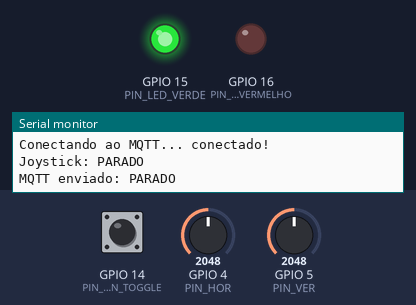
Bench run of a sketch on a simulated ESP32-S3. Parts: output pins drawn as LEDs (lit = HIGH), the last lines printed to the serial monitor. The test bench sets the inputs (shaded band); at power-on: GPIO 14 (PIN_BUTTON_TOGGLE) HIGH, GPIO 4 (PIN_HOR) = 2048, GPIO 5 (PIN_VER) = 2048. WiFi joins after 1.5 s; servers stay silent unless stated; no MQTT or app messages arrive unless stated.

Above: at 3.2 s.
3.3 s: GPIO 14 (PIN_BUTTON_TOGGLE) pulled LOW for 0.15 s
At 4.5 s:
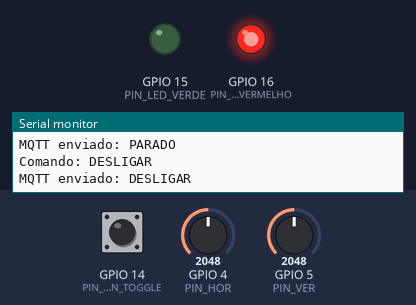
4.9 s: GPIO 14 (PIN_BUTTON_TOGGLE) pulled LOW for 1 s
At 6.1 s:
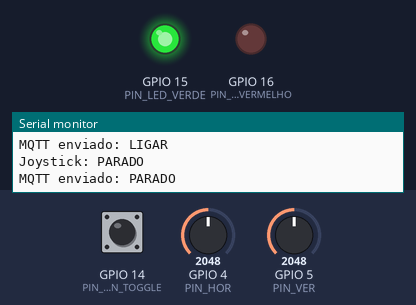
7.4 s: GPIO 4 (PIN_HOR) set to 2501
8.9 s: GPIO 4 (PIN_HOR) set to 2612
10.4 s: GPIO 5 (PIN_VER) set to 2486
11.9 s: GPIO 5 (PIN_VER) set to 2598
Timing chart, 0 to 14.4 s (numbered marks = the images above; inputs shaded):
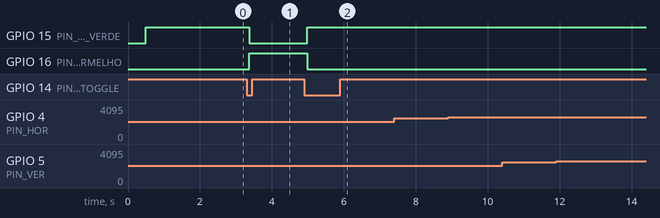

The sketch:

sketch.ino
```cpp
// Controle ESP32-S3 no Velxio para o robo fisico.
// Requer a biblioteca PubSubClient. Nao requer secrets.h.
// Compativel com robo_fisico.ino: movimento reenviado a cada 500 ms.

#include <WiFi.h>
#include <PubSubClient.h>

const char* WIFI_SSID = "Velxio-GUEST";
const char* MQTT_BROKER = "broker.hivemq.com";
const int MQTT_PORT = 1883;
const char* TOPICO_COMANDO = "cimatec/iot/monitorargado/robo/cmd";

WiFiClient wifiClient;
PubSubClient mqtt(wifiClient);

const int PIN_LED_VERDE = 15;
const int PIN_LED_VERMELHO = 16;
const int PIN_BUTTON_TOGGLE = 14;
const int PIN_HOR = 4;
const int PIN_VER = 5;
const int PIN_SEL = 6;

const int CENTRO = 2047;
const int TOLERANCIA = 500;
const unsigned long ATRASO_DEBOUNCE = 50;
const unsigned long INTERVALO_RECONEXAO_MQTT = 2000;
const unsigned long INTERVALO_REENVIO_JOYSTICK = 500;

bool roboLigado = true;
bool ultimoEstadoLeitura = HIGH;
bool estadoEstavelBotao = HIGH;
unsigned long ultimoTempoDebounce = 0;
unsigned long ultimaTentativaMQTT = 0;
unsigned long ultimoEnvioJoystick = 0;
String ultimoComandoJoystick = "";

void enviarComando(const char* comando) {
  if (mqtt.connected()) {
    bool enviado = mqtt.publish(TOPICO_COMANDO, comando);
    Serial.print(enviado ? "MQTT enviado: " : "Falha MQTT: ");
    Serial.println(comando);
  } else {
    Serial.print("MQTT desconectado. Comando nao enviado: ");
    Serial.println(comando);
  }
}

void conectarWiFi() {
  WiFi.mode(WIFI_STA);
  WiFi.begin(WIFI_SSID);
  Serial.print("Conectando ao Wi-Fi Velxio");
  while (WiFi.status() != WL_CONNECTED) {
    delay(300);
    Serial.print(".");
  }
  Serial.println("\nWi-Fi conectado!");
  Serial.println(WiFi.localIP());
}

void reconectarMQTT() {
  if (mqtt.connected()) return;
  if (millis() - ultimaTentativaMQTT < INTERVALO_RECONEXAO_MQTT) return;
  ultimaTentativaMQTT = millis();
  String id = "controle-robo-" + String((uint32_t)ESP.getEfuseMac(), HEX);
  Serial.print("Conectando ao MQTT... ");
  if (mqtt.connect(id.c_str())) {
    Serial.println("conectado!");
    ultimoComandoJoystick = "";
    ultimoEnvioJoystick = 0;
  } else {
    Serial.print("erro: ");
    Serial.println(mqtt.state());
  }
}

void atualizarLEDs() {
  digitalWrite(PIN_LED_VERDE, roboLigado ? HIGH : LOW);
  digitalWrite(PIN_LED_VERMELHO, roboLigado ? LOW : HIGH);
}

void setup() {
  Serial.begin(115200);
  delay(500);
  pinMode(PIN_LED_VERDE, OUTPUT);
  pinMode(PIN_LED_VERMELHO, OUTPUT);
  pinMode(PIN_BUTTON_TOGGLE, INPUT_PULLUP);
  pinMode(PIN_HOR, INPUT);
  pinMode(PIN_VER, INPUT);
  pinMode(PIN_SEL, INPUT_PULLUP);
  atualizarLEDs();
  ultimoEstadoLeitura = digitalRead(PIN_BUTTON_TOGGLE);
  estadoEstavelBotao = ultimoEstadoLeitura;
  conectarWiFi();
  mqtt.setServer(MQTT_BROKER, MQTT_PORT);
  mqtt.setKeepAlive(30);
  Serial.println("Controlador iniciado. Aguardando MQTT...");
}

void loop() {
  if (WiFi.status() != WL_CONNECTED) {
    WiFi.reconnect();
    delay(10);
    return;
  }
  reconectarMQTT();
  mqtt.loop();

  bool leituraAtual = digitalRead(PIN_BUTTON_TOGGLE);
  if (leituraAtual != ultimoEstadoLeitura) {
    ultimoTempoDebounce = millis();
  }
  if (millis() - ultimoTempoDebounce > ATRASO_DEBOUNCE) {
    if (leituraAtual != estadoEstavelBotao) {
      estadoEstavelBotao = leituraAtual;
      if (estadoEstavelBotao == LOW) {
        roboLigado = !roboLigado;
        atualizarLEDs();
        if (roboLigado) {
          Serial.println("Comando: LIGAR");
          enviarComando("LIGAR");
        } else {
          Serial.println("Comando: DESLIGAR");
          enviarComando("DESLIGAR");
        }
        ultimoComandoJoystick = "";
      }
    }
  }
  ultimoEstadoLeitura = leituraAtual;

  if (roboLigado && mqtt.connected()) {
    int valorX = analogRead(PIN_HOR);
    int valorY = analogRead(PIN_VER);
    String comandoAtual = "PARADO";
    if (valorY > CENTRO + TOLERANCIA) {
      comandoAtual = "Frente";
    } else if (valorY < CENTRO - TOLERANCIA) {
      comandoAtual = "Tras";
    } else if (valorX > CENTRO + TOLERANCIA) {
      comandoAtual = "Direita";
    } else if (valorX < CENTRO - TOLERANCIA) {
      comandoAtual = "Esquerda";
    }

    unsigned long agora = millis();
    bool comandoMudou = comandoAtual != ultimoComandoJoystick;
    bool reenviarMovimento = comandoAtual != "PARADO" &&
        agora - ultimoEnvioJoystick >= INTERVALO_REENVIO_JOYSTICK;
    if (comandoMudou || reenviarMovimento) {
      if (comandoMudou) {
        Serial.print("Joystick: ");
        Serial.println(comandoAtual);
      }
      enviarComando(comandoAtual.c_str());
      ultimoComandoJoystick = comandoAtual;
      ultimoEnvioJoystick = agora;
    }
  }
  delay(20);
}
```

Measured:
- after the input at 3.3 s, GPIO 15 (PIN_LED_VERDE): HIGH → LOW after 0.07 s; GPIO 16 (PIN_LED_VERMELHO): LOW → HIGH after 0.07 s
- after the input at 4.9 s, GPIO 15 (PIN_LED_VERDE): LOW → HIGH after 0.08 s; GPIO 16 (PIN_LED_VERMELHO): HIGH → LOW after 0.08 s
- after the input at 7.4 s, every drawn part: stays the same
